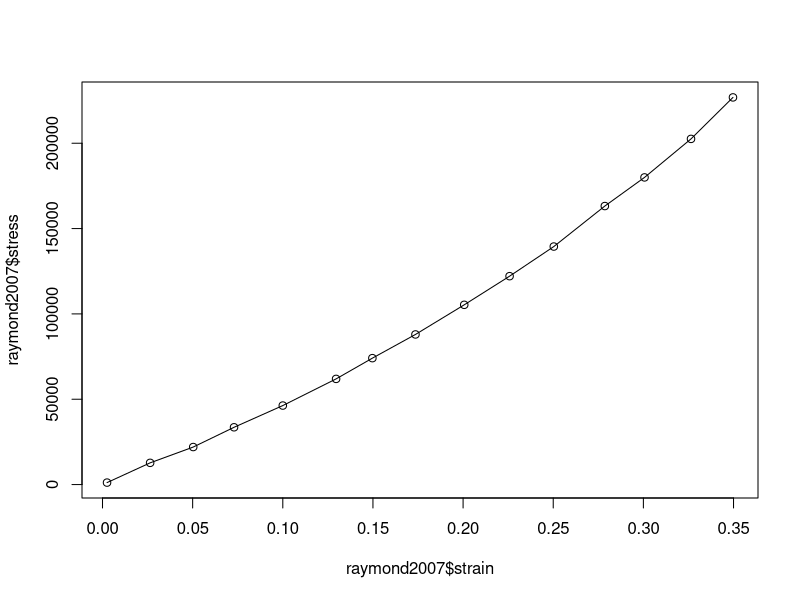

The R script that drew this image:
d <- read.csv("raymond2007_fig2_13_imager.dat", skip=7, header=TRUE)
raymond2007 <- list(strain=d$strain, stress=d$stress)
save(raymond2007, file="raymond2007.rda")
tools::resaveRdaFiles("raymond2007.rda", compress="auto")
plot(raymond2007$strain, raymond2007$stress, type="o")

